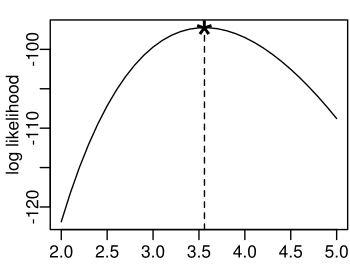

This figure's R source:
source("COMMON.R")

dev.on("likelihood", width = width, height = height, top = 1)
lambda <- seq(2, 5, 0.1)
plot(
	lambda,
	sapply(lambda, logL.pois),
	type = "l",
	xlab = "",
	ylab = "log likelihood"
)
abline(v = mean(data), lty = 2)
points(mean(data), logL.pois(mean(data)), pch = "*", cex = 3)
dev.off()
